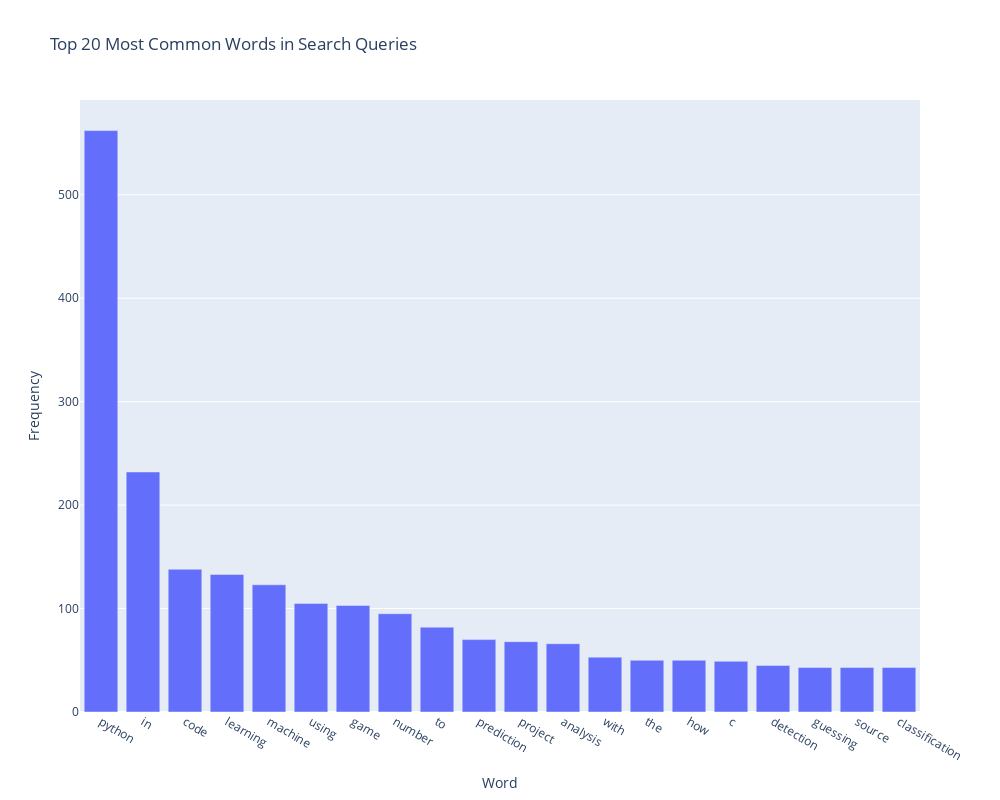

The notebook cell this image was saved under:
### Markdown cell above
**Insights**

- Out of 1,000, on an average 172 clicks.
- Out of 1,000, on an average 1,939 impressions.
- Out of 1,000, on an average 0.225 (22.5%) Click-Through Rate.
- The Impressions column shows a massive gap between the average (1,939) and the maximum (73,380), indicating that a few - items are getting significantly more visibility than others.
- The median (50%) for clicks is only 94, which is much lower than the mean of 172, suggesting that the average is being pulled up by a small number of very high-performing entries.
- While the average position is roughly 4, some items have ranked as high as 1 and as low as 28.5.

### Code cell
def clean_and_split(query):
    words = re.findall(r'\b[a-zA-Z]+\b', query.lower())
    return words

word_counts = Counter()
for query in df['Top queries']:
    word_counts.update(clean_and_split(query))

word_freq_df = pd.DataFrame(word_counts.most_common(20), columns=['Word', 'Frequency'])

fig = px.bar(word_freq_df, x='Word', y='Frequency', title='Top 20 Most Common Words in Search Queries',width=1000, height=800)
fig.show()

### Figure 1 — Plotly figure (JSON) as saved in the notebook; plotly's stock layout.template omitted (floating-point values rounded to 4 significant figures)
{"data": [{"alignmentgroup": "True", "hovertemplate": "Word=%{x}<br>Frequency=%{y}<extra></extra>", "legendgroup": "", "marker": {"color": "#636efa", "pattern": {"shape": ""}}, "name": "", "offsetgroup": "", "orientation": "v", "showlegend": false, "textposition": "auto", "type": "bar", "x": ["python", "in", "code", "learning", "machine", "using", "game", "number", "to", "prediction", "project", "analysis", "with", "the", "how", "c", "detection", "guessing", "source", "classification"], "xaxis": "x", "y": [562, 232, 138, 133, 123, 105, 103, 95, 82, 70, 68, 66, 53, 50, 50, 49, 45, 43, 43, 43], "yaxis": "y"}], "layout": {"barmode": "relative", "height": 800, "legend": {"tracegroupgap": 0}, "title": {"text": "Top 20 Most Common Words in Search Queries"}, "width": 1000, "xaxis": {"anchor": "y", "domain": [0, 1], "title": {"text": "Word"}}, "yaxis": {"anchor": "x", "domain": [0, 1], "title": {"text": "Frequency"}}}}
